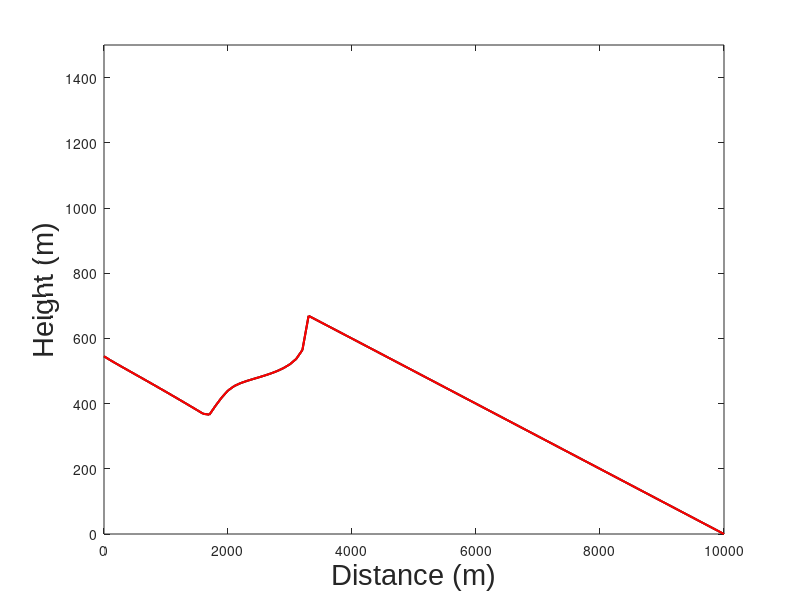

Recreate this plot in MATLAB.
%Rachel Havranek
%February 2016, Geomodeling 2016

%% Initialize

%horizontal array
dx = 100;
xmax = 10000;
xmin=0;
x = 0:dx:xmax;

%slope array
zmax = 1000;
S = 0.1; %slope of the  bottom
zb = zmax - (S*x);

%initial ice:
z=zmax*ones(size(x));
H=1;
H=H*ones(size(x));

% time array
tmax=1000;
dt=.005; % it has to be really really small for the code to run
t=0:dt:tmax; %creates an array of time steps (time)
imax=length(t);
nplots = 100; %so our code runs faster - we'll plot one hundred times
tplot = tmax/nplots; %so our code runs faster - divides total time up into 100 time steps

%Variables:
gamma=0.01; %per year
uslide=.05; %m/yr
rho=917; %kg/m^3
g=9.8; %m/s^2
A=2.1e-16; %pa
ELA=800;  %*sin((2*pi*i)/period);

%erosion:
e=0.1; %erosion constant 
erosion=e*uslide; %m/yr

%% RUN
for i=1:imax

%erosion from the ice
subice=find(z>zb); 
subair=find(z<=zb);
ei(subice)=erosion; %erosion occurs under the ice
ei(subair)=0; %but not under the air

%glaciers loop

zb=zb-ei; %height of the bedrock after erosion
dzdx=diff(z)/dx; %change in height of the total (bedrock and height of ice)
b=gamma*(z-ELA); %ablation
Hedge=H(1:end-1) + (diff(H)/2);
Q=(uslide.*Hedge)+(A*((rho*g*abs(dzdx)).^3)).*((Hedge.^5)/5); %flux law
Q=[0 Q 0]; %no flux at the edges
dQdx=diff(Q)/dx; %change in flux
dHdt=b-dQdx; %change in height of ice
H=H +(dHdt.*dt); %total height of ice
H=max(0,H); %ice only exists above the surface
z=(zb+H); %total height of ice+bedrock


if (rem(t(i),tplot)==0)
figure(1)
plot(x,z,'k','linewidth',1.5)
     hold on
     plot(x,zb,'r','linewidth',1.5)
     hold off
      axis ([0,10000,0, 1500])
      xlabel('Distance (m)','fontname','arial','fontsize',21)
      ylabel('Height (m)','fontname','arial','fontsize',21)
     pause(0.1)
    
     
end
end


